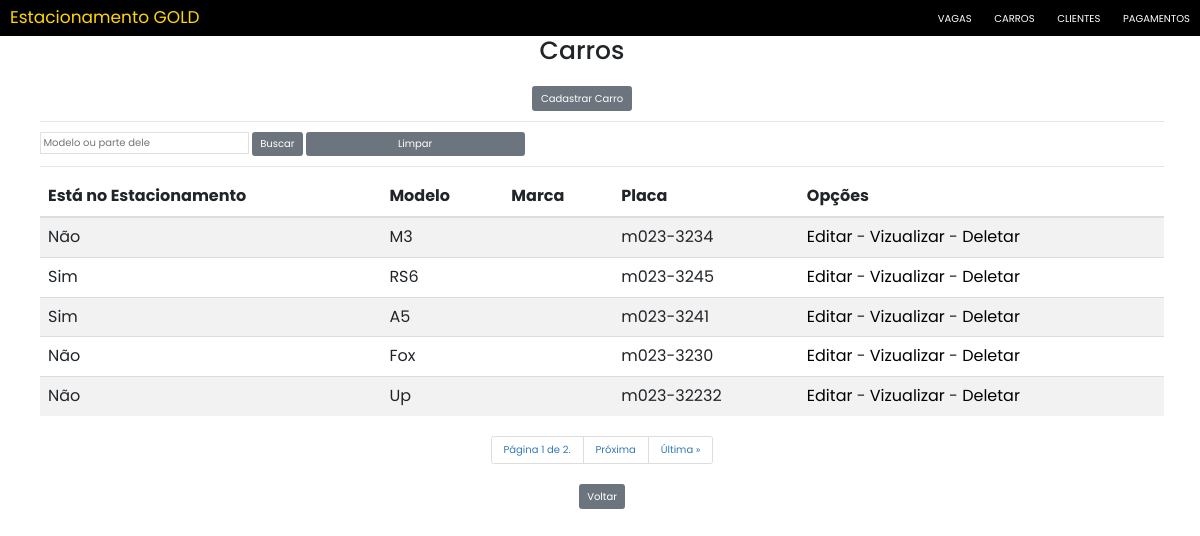
The page /carros/ on the database as committed earlier.
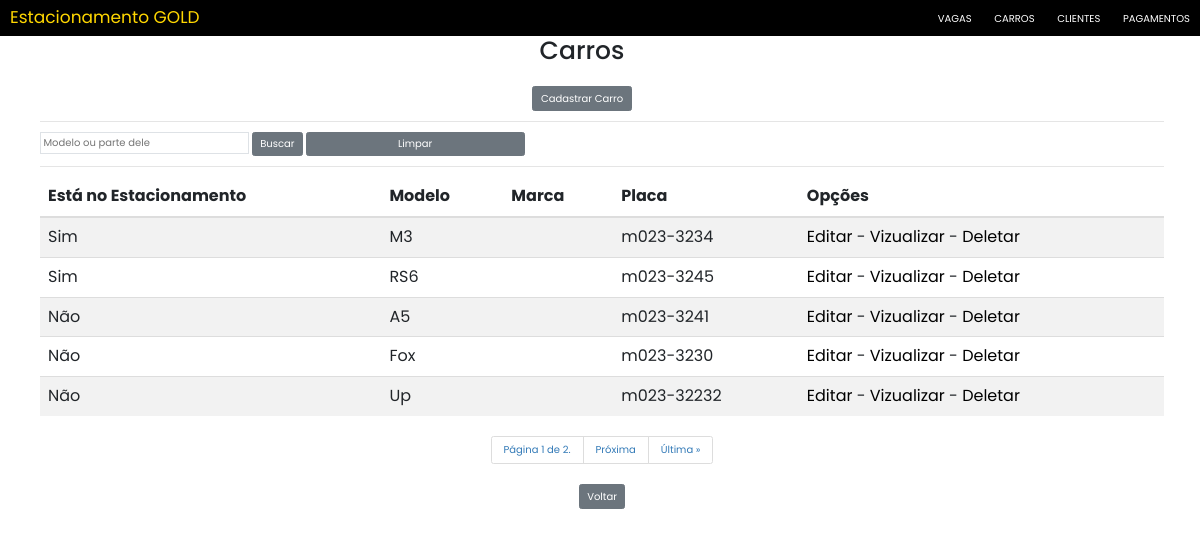
The same page on the database as committed later.
### mainCarros/models.py (models this page shows, shortened)
class Carro(models.Model):
    modelo = models.CharField(max_length=20)
    marca = EnumChoiceField(EnumMarcas)
    cor = models.CharField(max_length=20)
    ano = models.IntegerField()
    placa = models.CharField(max_length=15, unique=True)
    proprietario = models.ForeignKey(Cliente, on_delete=models.CASCADE)
    dataHoraCadastro = models.DateTimeField(
        auto_now_add=True, editable=False, verbose_name="Data e Hora Cadastro")
    dataHoraAlteracao = models.DateTimeField(
        auto_now=True, editable=False, verbose_name="Data e Hora Alteração")
    ocupandoVaga = models.BooleanField(default=False, editable=False)

### mainCarros/views.py (the view)
# urls.py: path("", views.CarroList.as_view(), name="list"),
class CarroList(ListView):
    model = Carro
    fields = '__all__'
    paginate_by = 5
    def get_queryset(self):
        txtModelo = self.request.GET.get('modelo')
        if txtModelo:
            carros = Carro.objects.filter(
                modelo__icontains=txtModelo)
        else:
            carros = Carro.objects.all()
        return carros

### mainCarros/templates/mainCarros/carro_list.html (shortened to what this page needs)
{% extends 'Estacionamento/base.html' %}
{% load static %}
{% block titleBody %}Carros{% endblock %}
{% block content %}
    <div style="text-align: center">
        <a href="{% url 'mainCarros:create' %}"><input type="submit" class="btn btn-secondary" value="Cadastrar Carro" /></a>
    </div>
    <ul>
        <div class="table-responsive">
            <hr>
                <form action="?" method="GET">
                    <input type="text" name="modelo" id="" value="{{ request.GET.modelo }}" class="p-1 border" autocomplete="off" placeholder="Modelo ou parte dele">
                    <a><input type="submit" class="btn btn-secondary" value="Buscar"/></a>
                    <a href="{% url 'mainCarros:list'%}"><input type="" class="btn btn-secondary" value="Limpar"/></a>
                </form>
            <hr>
            <table class="table table-striped" id="listar-carros">
                <thead>
                    <tr>
                        <th>Está no Estacionamento</th>
                        <th>Modelo</th>
                        <th>Marca</th>
                        <th>Placa</th>
                        <th>Opções</th>
                    </tr>
                </thead>
                <tbody>
                    {% for carro in carro_list %}
                        <tr>
                            {% if carro.ocupandoVaga == True %}
                                <td>Sim</td>
                            {% else %}
                                <td>Não</td>
                            {% endif %}
                            <td>{{carro.modelo}}</td>
                            <td>{{carro.marca.value}}</td>
                            <td>{{carro.placa}}</td>
                            <td>  <a style="color:black" href="{% url 'mainCarros:update' pk=carro.id %}" title="Editar Carro">Editar</a>
                                - <a style="color:black" href="{% url 'mainCarros:detail' pk=carro.id %}" title="Vizualizar Carro">Vizualizar</a>
                                - <a style="color:black" href="{% url 'mainCarros:delete' pk=carro.id %}" title="Deletar Carro">Deletar</a></td>
                        </tr>
                    {% empty %}
                        <tr>
                            <td colspan="6">Nenhum carro registrado.</td>
                        <tr>
                    {% endfor %}
                </tbody>
            </table>
            {% include 'Estacionamento/paginacao.html' %}
            <div style="text-align: center">
                <a href="{% url 'Estacionamento:main' %}"><input type="submit" class="btn btn-secondary" value="Voltar" /></a>
            </div>
        </div>
    </ul>
{% endblock %}

Rows that differ between the two databases and show on the page:
changed Carro (number 1 of 5 on the later page): ocupandoVaga "Não" → "Sim"
changed Carro (number 3 of 5 on the later page): ocupandoVaga "Sim" → "Não"
